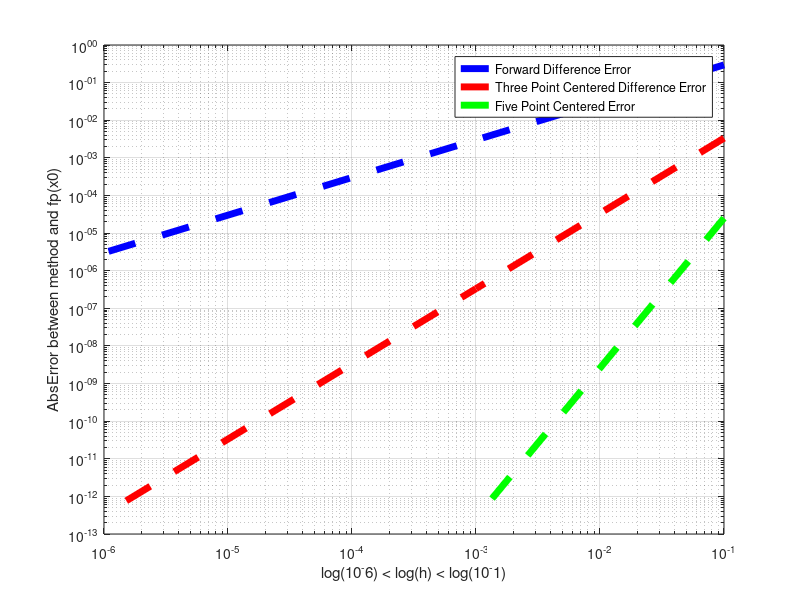

Here is the MATLAB script that generated this plot:
1;
% Prevent Octave from thinking that this
% is a function file:
%Function declarations and definitions go here.

%Checkout Section 4.1
%Let's do the error. We will be using relative error:
%abs(p- p*)./abs(p)

function err = numericErr(n, x0, f, fpp, h, method)
	estimate= method(n, x0, f, h);
	err = abs(fpp(x0) - estimate);%Absolute Error
end
%Let's make life easier for ourselves and declare the three types of deriviative estimates as functions.
function yp1 = forwardpt(n, x0, f, h)
	yp1=(f(x0 + h(n)) - f(x0))./h(n); %Forward Difference Estimate with two points.
	%return yp1;
end

function yp3 = threeptCD(n, x0, f, h)
	yp3 =  (f(x0 + h(n)) - f(x0 - h(n)))./(2.*h(n)); %Midpoint Estimate with three points.
    %return yp3;
end

function yp5 = fiveptCD(n, x0, f, h)
	yp5 = ( -f( x0+2.*h(n) ) +8.*f( x0+h(n) ) -8.*f( x0-h(n) )  + f( x0 - 2.*h(n)))./(12.*h(n));
	%return yp5;
end


%Author: Edgar Tejada
%Contributors:
%		Jose Zarate
%		Vivian Yuan
%		Roberto Bernal
%		Tomny Hang
%Main Script goes here
n1=1;
n3=3;
n6=6;
x0 = 0;
f  = @(x) ((x.^2 -3.*x +2).*atan(x)); %Function of interest
fp = @(x) ((x.^2 - 3.*x + 2)./(x.^2 + 1) + (2.*x - 3).*atan(x)); %We will compare these estimates to the actual results from the known first derivative
h = @(n) (10.^(-n)); %We are given the h to n relationship.

FD1 = forwardpt(n1, x0, f, h);
FD3 = forwardpt(n3, x0, f, h);
FD6 = forwardpt(n6, x0, f, h);
FDERR = [abs(FD1 - fp(x0)), abs(FD3 - fp(x0)), abs(FD6 - fp(x0))];%Generate the error vector.
CD31 = threeptCD(n1, x0, f, h);
CD33 = threeptCD(n3, x0, f, h);
CD36 = threeptCD(n6, x0, f, h);
CD3ERR = [abs(CD31 - fp(x0)), abs(CD33 - fp(x0)), abs(CD36 - fp(x0))]; %Generate the error vector.
CD51 = fiveptCD(n1, x0, f, h);
CD53 = fiveptCD(n3, x0, f, h);
CD56 = fiveptCD(n6, x0, f, h);
CD5ERR = [abs(CD51 - fp(x0)), abs(CD53 - fp(x0)), abs(CD56 - fp(x0))]; %Generate the error vector.

ninterval = [n1,n3,n6];
hinterval = h(ninterval);
err1 = numericErr(ninterval, x0, f, fp, h, @forwardpt)
err3 = numericErr(ninterval, x0, f, fp, h, @threeptCD)
err6 = numericErr(ninterval, x0, f, fp, h, @fiveptCD)
loglog(hinterval,err1,'--b', 'Linewidth', 5);
grid on;
hold on;
loglog(hinterval,err3,'--r', 'Linewidth', 5);
loglog(hinterval,err6,'--g', 'Linewidth', 5);
xlabel('log(10^-6) < log(h) < log(10^-1)');
ylabel('AbsError between method and fp(x0)');
legend('Forward Difference Error','Three Point Centered Difference Error', 'Five Point Centered Error');
fprintf('\nThe error decreases as h decreases (but as n increases).\nThis makes sense, as the error and h are directly proportional, but n and\nthe error are inversely proportional.\n')

%Generally, the forward difference method has the largest error, as graphically its absolute error is always higher.
%Generally, the five point centered method had the lowest error. Its error converged to zero the fastest, as its O(h^3) means it gets smaller faster. Graphically, we can see that for any value of n or h, five point centered method produced a lower error than its competition.

%In general, error and n are inversely proportional.
